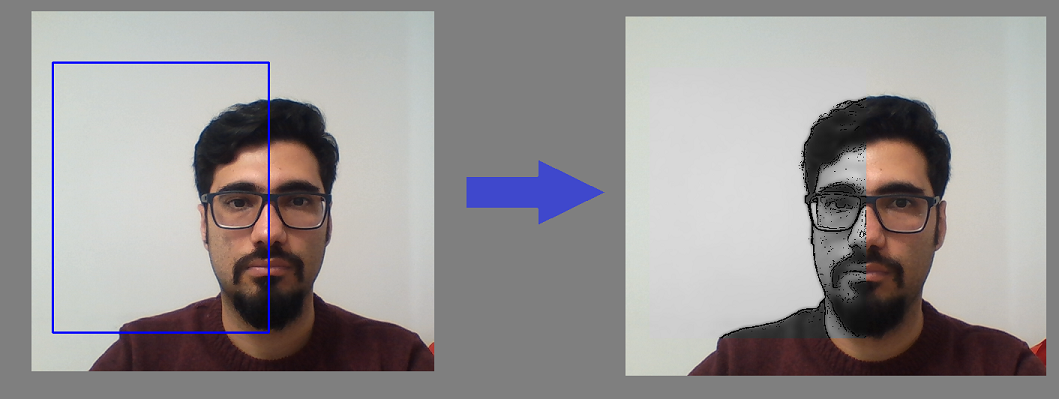
#> input picture Splitting_Webcam.png, 1059 x 399 px
$ python -i Cartoon_Transform.py   (imports and definitions only)
#> lines starting #> are read from the running program, lines starting #| are printed output that depends on the picture; after the words box and inside, x2 and y2 are one past the last pixel; in counts of white or black regions, pixels touching at a corner belong together
#> further down, picture is the input picture: shape (399, 1059, 3); mean B, G, R 149, 148.9, 152.3
import cv2

def Cartoon_Transform(image):
    gray = cv2.cvtColor(image, cv2.COLOR_BGR2GRAY)
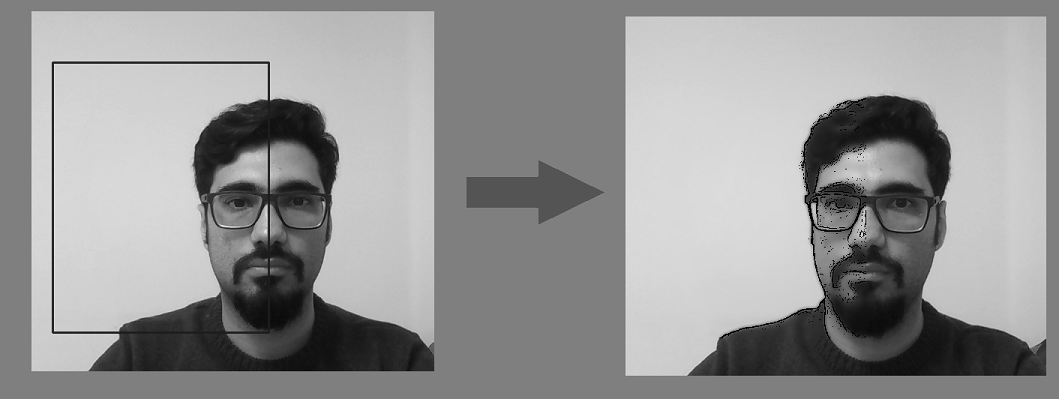
#> gray: shape (399, 1059); min 0, max 245, mean 149.9
    gray_blurred = cv2.medianBlur(gray,3)
    edges = cv2.adaptiveThreshold(gray_blurred, 255,cv2.ADAPTIVE_THRESH_MEAN_C, cv2.THRESH_BINARY, 3,3)
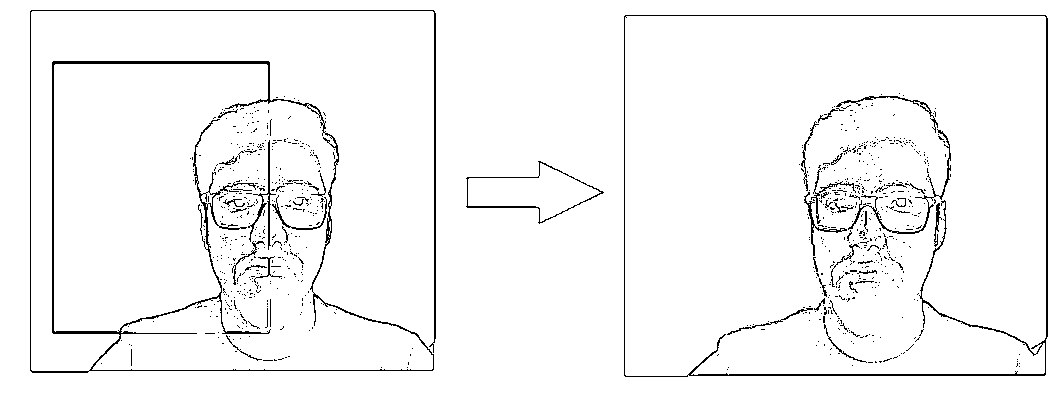
#> edges: shape (399, 1059); 96.5% white; black in thin lines or dots, all inside (x1, y1, x2, y2) = (30, 10, 1048, 377)
    Color = cv2.bilateralFilter(gray , 8 , 250,250)
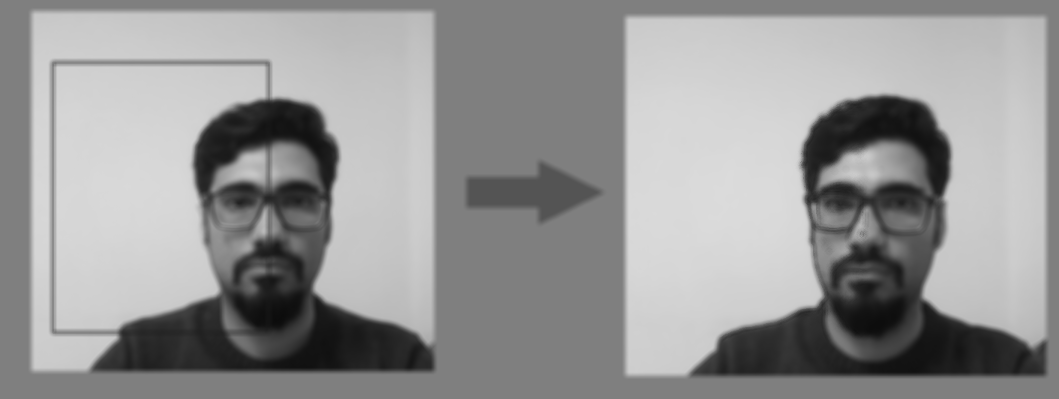
#> Color: shape (399, 1059); min 12, max 219, mean 150
    Cartoon = cv2.bitwise_and(Color , Color , mask = edges)
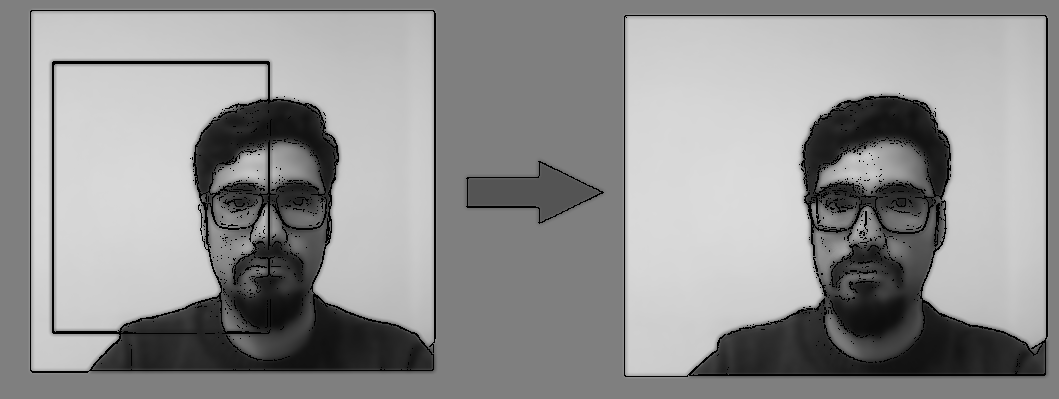
#> Cartoon: shape (399, 1059); min 0, max 219, mean 146.4
    return Cartoon

>>> import cv2
>>> picture = cv2.imread('Splitting_Webcam.png')
>>> result = Cartoon_Transform(picture)
